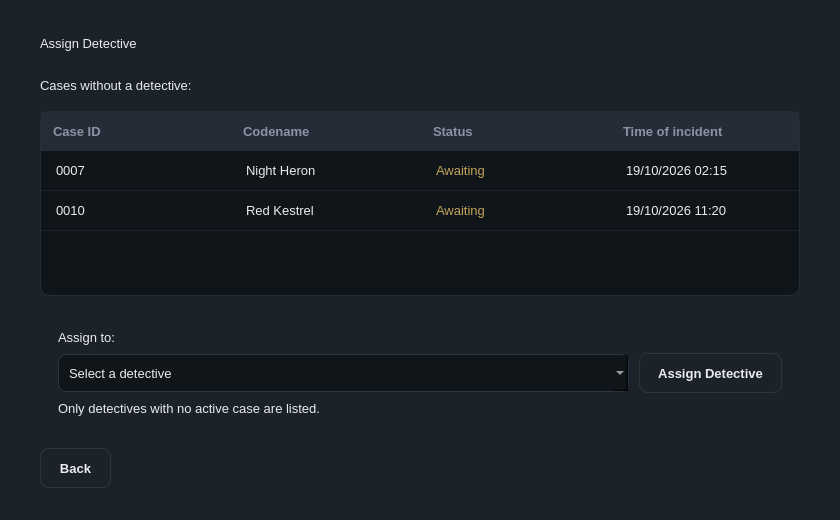
<?xml version="1.0" encoding="UTF-8"?>
<ui version="4.0">
 <class>MainWindow</class>
 <widget class="QMainWindow" name="MainWindow">
  <property name="geometry"><rect><x>0</x><y>0</y><width>840</width><height>520</height></rect></property>
  <property name="windowTitle"><string>MainWindow</string></property>
  <property name="styleSheet"><string notr="true">/* Asche Yiu Police Department - dark / gold theme
   Shared by every .ui file. Widgets pick a style through the dynamic
   property  variant  (Qt Designer: Property Editor &gt; Dynamic Properties). */

QMainWindow, QDialog, QWidget#centralwidget { background: #1c222a; }
QWidget { color: #eaecef; font-family: "Inter", "SF Pro Text", "Segoe UI", "Helvetica Neue", sans-serif; font-size: 13px; }
QLabel { background: transparent; }
QCheckBox { background: transparent; spacing: 8px; }

/* ---- typography ---- */
QLabel[variant="title"]     { font-size: 20px; font-weight: 700; color: #eaecef; }
QLabel[variant="subtitle"]  { font-size: 13px; color: #8b94a3; }
QLabel[variant="field"]     { color: #8b94a3; }
QLabel[variant="section"]   { color: #eaecef; font-size: 14px; font-weight: 600; }
QLabel[variant="cardTitle"] { font-size: 16px; font-weight: 700; color: #eaecef; }
QLabel[variant="value"]     { font-size: 14px; font-weight: 600; color: #eaecef; }
QLabel[variant="hint"]      { color: #8b94a3; font-size: 12px; }
QLabel[variant="stat"]      { color: #c3a459; font-size: 22px; font-weight: 700; }
QFrame[variant="accent"]    { background: #c3a459; border: none; border-radius: 1px; }

/* ---- badges / icons ---- */
QLabel[variant="badgeGold"]  { background: rgba(195,164,89,40);  color: #c3a459; border-radius: 10px; padding: 3px 10px; font-size: 11px; font-weight: 700; }
QLabel[variant="badgeGreen"] { background: rgba(111,159,125,40); color: #7fb08c; border-radius: 10px; padding: 3px 10px; font-size: 11px; font-weight: 700; }
QLabel[variant="badgeRed"]   { background: rgba(184,105,95,45);  color: #cf7d72; border-radius: 10px; padding: 3px 10px; font-size: 11px; font-weight: 700; }
QLabel[variant="badgeMuted"] { background: rgba(139,148,163,35); color: #aab2bf; border-radius: 10px; padding: 3px 10px; font-size: 11px; font-weight: 700; }
QLabel[variant="avatar"]     { background: #c3a459; color: #10151a; border-radius: 24px; font-size: 16px; font-weight: 700; }
QLabel[variant="iconGold"]   { background: rgba(195,164,89,40);  color: #c3a459; border-radius: 30px; font-size: 26px; font-weight: 700; }
QLabel[variant="iconRed"]    { background: rgba(184,105,95,45);  color: #cf7d72; border-radius: 30px; font-size: 26px; font-weight: 700; }

/* ---- containers ---- */
QFrame[variant="card"]      { background: #252c37; border: 1px solid #2d3640; border-radius: 12px; }
QFrame[variant="notice"]    { background: rgba(195,164,89,26);  border: 1px solid rgba(195,164,89,90);  border-radius: 8px; }
QFrame[variant="noticeRed"] { background: rgba(184,105,95,30);  border: 1px solid rgba(184,105,95,100); border-radius: 8px; }
QFrame[variant="dropzone"]  { background: #10151a; border: 1px dashed #3a4552; border-radius: 10px; }
QFrame[variant="card"] QLabel, QFrame[variant="notice"] QLabel, QFrame[variant="noticeRed"] QLabel, QFrame[variant="dropzone"] QLabel { border: none; }

/* ---- inputs ---- */
QLineEdit, QTextEdit, QPlainTextEdit, QDateTimeEdit, QSpinBox, QDoubleSpinBox, QComboBox {
    background: #10151a; border: 1px solid #2d3640; border-radius: 8px; padding: 8px 10px; min-height: 20px;
    selection-background-color: #c3a459; selection-color: #10151a; }
QLineEdit:focus, QTextEdit:focus, QPlainTextEdit:focus, QDateTimeEdit:focus, QSpinBox:focus, QDoubleSpinBox:focus, QComboBox:focus { border: 1px solid #c3a459; }
QLineEdit[readOnly="true"], QPlainTextEdit[readOnly="true"], QTextEdit[readOnly="true"] { background: #161c22; color: #eaecef; }
QComboBox QAbstractItemView { background: #10151a; border: 1px solid #2d3640; selection-background-color: #2b3440; selection-color: #eaecef; outline: 0; }

/* ---- buttons ---- */
QPushButton { background: #1c222a; border: 1px solid #2d3640; border-radius: 8px; padding: 9px 18px; min-height: 20px; font-weight: 600; color: #eaecef; }
QPushButton:hover { background: #232b35; border-color: #3a4552; }
QPushButton:pressed { background: #10151a; }
QPushButton:disabled { color: #5b6573; border-color: #252d36; }
QPushButton[variant="primary"] { background: #c3a459; border: 1px solid #c3a459; color: #10151a; font-weight: 700; }
QPushButton[variant="primary"]:hover { background: #cfb26a; border-color: #cfb26a; }
QPushButton[variant="primary"]:pressed { background: #b39549; }
QPushButton[variant="primary"]:disabled { background: #4a4332; border-color: #4a4332; color: #8a8168; }
QPushButton[variant="accept"] { background: #273235; border: 1px solid #34483f; color: #7fb08c; font-weight: 700; }
QPushButton[variant="accept"]:hover { background: #2c3a3d; }
QPushButton[variant="reject"] { background: #2f2b31; border: 1px solid #4a3638; color: #cf7d72; font-weight: 700; }
QPushButton[variant="reject"]:hover { background: #352e34; }
QPushButton[variant="tile"] { background: #252c37; border: 1px solid #2d3640; border-radius: 12px; padding: 16px 20px; text-align: left; font-size: 14px; font-weight: 500; }
QPushButton[variant="tile"]:hover { border-color: #c3a459; background: #29313d; }

/* ---- lists / tables ---- */
QListWidget, QTableWidget, QTreeWidget { background: #10151a; border: 1px solid #252d36; border-radius: 10px; outline: 0; gridline-color: transparent; alternate-background-color: #131920; }
QListWidget::item { padding: 10px 12px; border-bottom: 1px solid #1d242c; }
QListWidget::item:selected, QTableWidget::item:selected { background: #232b35; color: #eaecef; }
QListWidget::item:hover, QTableWidget::item:hover { background: #1a2129; }
QTableWidget::item { padding: 8px 12px; border-bottom: 1px solid #1d242c; }
QHeaderView { background: #252c37; border: none; border-top-left-radius: 10px; border-top-right-radius: 10px; }
QHeaderView::section { background: #252c37; color: #8b94a3; font-weight: 600; border: none; padding: 10px 12px; }
QTableCornerButton::section { background: #252c37; border: none; }
QTableView::indicator, QListView::indicator, QCheckBox::indicator { width: 16px; height: 16px; border: 1px solid #3a4552; border-radius: 4px; background: #10151a; }
QTableView::indicator:checked, QListView::indicator:checked, QCheckBox::indicator:checked { background: #c3a459; border-color: #c3a459; }

/* ---- tabs ---- */
QTabWidget::pane { border: none; top: 8px; }
QTabBar::tab { background: transparent; color: #8b94a3; padding: 8px 16px; margin-right: 4px; border: none; border-bottom: 2px solid #2d3640; font-weight: 600; }
QTabBar::tab:selected { color: #eaecef; border-bottom: 2px solid #c3a459; }
QTabBar::tab:hover:!selected { color: #c9ced6; }

/* ---- scrollbars ---- */
QScrollBar:vertical { background: transparent; width: 10px; margin: 2px; }
QScrollBar::handle:vertical { background: #2d3640; border-radius: 3px; min-height: 24px; }
QScrollBar:horizontal { background: transparent; height: 10px; margin: 2px; }
QScrollBar::handle:horizontal { background: #2d3640; border-radius: 3px; min-width: 24px; }
QScrollBar::add-line, QScrollBar::sub-line { width: 0; height: 0; }
QScrollBar::add-page, QScrollBar::sub-page { background: transparent; }

/* spin boxes: keep typing area clean, arrows via keyboard / wheel */
QSpinBox::up-button, QSpinBox::down-button, QDoubleSpinBox::up-button, QDoubleSpinBox::down-button { width: 0; border: none; }
</string></property>
  <widget class="QWidget" name="centralwidget"><layout class="QVBoxLayout" name="layout_255"><property name="leftMargin"><number>40</number></property><property name="topMargin"><number>36</number></property><property name="rightMargin"><number>40</number></property><property name="bottomMargin"><number>32</number></property><property name="spacing"><number>18</number></property><item><layout class="QVBoxLayout" name="layout_248"><property name="leftMargin"><number>0</number></property><property name="topMargin"><number>0</number></property><property name="rightMargin"><number>0</number></property><property name="bottomMargin"><number>0</number></property><property name="spacing"><number>6</number></property><item><widget class="QLabel" name="lblTitle"><property name="variant" stdset="0"><string>title</string></property><property name="text"><string>Assign Detective</string></property></widget></item><item><widget class="QFrame" name="qframe_247"><property name="variant" stdset="0"><string>accent</string></property><property name="minimumSize"><size><width>32</width><height>3</height></size></property><property name="maximumSize"><size><width>32</width><height>3</height></size></property></widget></item></layout></item><item><widget class="QLabel" name="qlabel_249"><property name="variant" stdset="0"><string>section</string></property><property name="text"><string>Cases without a detective:</string></property></widget></item><item><widget class="QTableWidget" name="tblUnassigned"><property name="rowCount"><number>2</number></property><property name="columnCount"><number>4</number></property><property name="editTriggers"><enum>QAbstractItemView::NoEditTriggers</enum></property><property name="selectionBehavior"><enum>QAbstractItemView::SelectRows</enum></property><property name="selectionMode"><enum>QAbstractItemView::SingleSelection</enum></property><property name="showGrid"><bool>false</bool></property><property name="horizontalScrollBarPolicy"><enum>Qt::ScrollBarAlwaysOff</enum></property><property name="minimumSize"><size><width>0</width><height>150</height></size></property><attribute name="horizontalHeaderDefaultSectionSize"><number>190</number></attribute><attribute name="horizontalHeaderStretchLastSection"><bool>true</bool></attribute><attribute name="verticalHeaderVisible"><bool>false</bool></attribute><attribute name="verticalHeaderDefaultSectionSize"><number>40</number></attribute><column><property name="text"><string>Case ID</string></property><property name="textAlignment"><set>Qt::AlignLeading|Qt::AlignVCenter</set></property></column><column><property name="text"><string>Codename</string></property><property name="textAlignment"><set>Qt::AlignLeading|Qt::AlignVCenter</set></property></column><column><property name="text"><string>Status</string></property><property name="textAlignment"><set>Qt::AlignLeading|Qt::AlignVCenter</set></property></column><column><property name="text"><string>Time of incident</string></property><property name="textAlignment"><set>Qt::AlignLeading|Qt::AlignVCenter</set></property></column><item row="0" column="0"><property name="text"><string>0007</string></property></item><item row="0" column="1"><property name="text"><string>Night Heron</string></property></item><item row="0" column="2"><property name="text"><string>Awaiting</string></property><property name="foreground"><brush brushstyle="SolidPattern"><color alpha="255"><red>195</red><green>164</green><blue>89</blue></color></brush></property></item><item row="0" column="3"><property name="text"><string>19/10/2026 02:15</string></property></item><item row="1" column="0"><property name="text"><string>0010</string></property></item><item row="1" column="1"><property name="text"><string>Red Kestrel</string></property></item><item row="1" column="2"><property name="text"><string>Awaiting</string></property><property name="foreground"><brush brushstyle="SolidPattern"><color alpha="255"><red>195</red><green>164</green><blue>89</blue></color></brush></property></item><item row="1" column="3"><property name="text"><string>19/10/2026 11:20</string></property></item></widget></item><item><widget class="QFrame" name="frameAssign"><property name="variant" stdset="0"><string>card</string></property><property name="minimumSize"><size><width>0</width><height>0</height></size></property><layout class="QVBoxLayout" name="layout_252"><property name="leftMargin"><number>18</number></property><property name="topMargin"><number>16</number></property><property name="rightMargin"><number>18</number></property><property name="bottomMargin"><number>14</number></property><property name="spacing"><number>8</number></property><item><widget class="QLabel" name="qlabel_250"><property name="variant" stdset="0"><string>field</string></property><property name="text"><string>Assign to:</string></property></widget></item><item><layout class="QHBoxLayout" name="layout_251" stretch="1,0"><property name="leftMargin"><number>0</number></property><property name="topMargin"><number>0</number></property><property name="rightMargin"><number>0</number></property><property name="bottomMargin"><number>0</number></property><property name="spacing"><number>10</number></property><item><widget class="QComboBox" name="cmbDetective"><item><property name="text"><string>Select a detective</string></property></item><item><property name="text"><string>Nadia Farooq</string></property></item><item><property name="text"><string>Imran Qazi</string></property></item><item><property name="text"><string>Sana Mirza</string></property></item></widget></item><item><widget class="QPushButton" name="btnAssign"><property name="variant" stdset="0"><string>primary</string></property><property name="text"><string>Assign Detective</string></property></widget></item></layout></item><item><widget class="QLabel" name="lblHint"><property name="variant" stdset="0"><string>hint</string></property><property name="text"><string>Only detectives with no active case are listed.</string></property></widget></item></layout></widget></item><item><layout class="QHBoxLayout" name="layout_254"><property name="leftMargin"><number>0</number></property><property name="topMargin"><number>0</number></property><property name="rightMargin"><number>0</number></property><property name="bottomMargin"><number>0</number></property><property name="spacing"><number>10</number></property><item><widget class="QPushButton" name="btnBack"><property name="text"><string>Back</string></property></widget></item><item><spacer name="spacer_253"><property name="orientation"><enum>Qt::Horizontal</enum></property><property name="sizeHint" stdset="0"><size><width>20</width><height>20</height></size></property></spacer></item></layout></item></layout></widget>
 </widget>
 <resources/>
 <connections/>
</ui>
